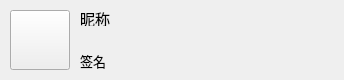
<?xml version="1.0" encoding="UTF-8"?>
<ui version="4.0">
 <class>frienditem</class>
 <widget class="QWidget" name="frienditem">
  <property name="geometry">
   <rect>
    <x>0</x>
    <y>0</y>
    <width>344</width>
    <height>80</height>
   </rect>
  </property>
  <property name="windowTitle">
   <string>Form</string>
  </property>
  <widget class="QPushButton" name="pb_friimg">
   <property name="geometry">
    <rect>
     <x>10</x>
     <y>10</y>
     <width>60</width>
     <height>60</height>
    </rect>
   </property>
   <property name="text">
    <string/>
   </property>
   <property name="iconSize">
    <size>
     <width>60</width>
     <height>60</height>
    </size>
   </property>
  </widget>
  <widget class="QLabel" name="l_name">
   <property name="geometry">
    <rect>
     <x>80</x>
     <y>10</y>
     <width>251</width>
     <height>16</height>
    </rect>
   </property>
   <property name="font">
    <font>
     <pointsize>11</pointsize>
    </font>
   </property>
   <property name="text">
    <string>昵称</string>
   </property>
  </widget>
  <widget class="QLabel" name="l_feeling">
   <property name="geometry">
    <rect>
     <x>80</x>
     <y>50</y>
     <width>251</width>
     <height>21</height>
    </rect>
   </property>
   <property name="font">
    <font>
     <pointsize>10</pointsize>
    </font>
   </property>
   <property name="text">
    <string>签名</string>
   </property>
  </widget>
 </widget>
 <resources/>
 <connections/>
</ui>
